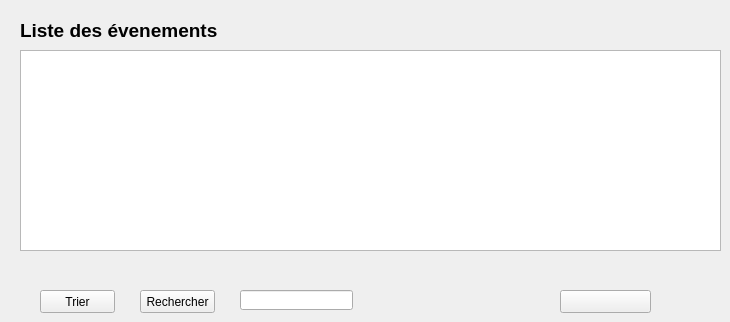
      <widget class="QWidget" name="tab_2">
       <attribute name="title">
        <string>Afficher les evenements</string>
       </attribute>
       <widget class="QLabel" name="label_2">
        <property name="geometry">
         <rect>
          <x>20</x>
          <y>20</y>
          <width>221</width>
          <height>21</height>
         </rect>
        </property>
        <property name="font">
         <font>
          <pointsize>14</pointsize>
          <weight>75</weight>
          <bold>true</bold>
         </font>
        </property>
        <property name="styleSheet">
         <string notr="true">background-image: url(:/new/prefix1/white.jpg);</string>
        </property>
        <property name="text">
         <string>Liste des évenements</string>
        </property>
       </widget>
       <widget class="QPushButton" name="pushButton_11">
        <property name="geometry">
         <rect>
          <x>560</x>
          <y>290</y>
          <width>91</width>
          <height>23</height>
         </rect>
        </property>
        <property name="styleSheet">
         <string notr="true">background-image: url(:/img/Ressources/fermer.png);
background-image: url(:/new/prefix1/fermer.png);</string>
        </property>
        <property name="text">
         <string/>
        </property>
       </widget>
       <widget class="QTableView" name="tableView_4">
        <property name="geometry">
         <rect>
          <x>20</x>
          <y>50</y>
          <width>701</width>
          <height>201</height>
         </rect>
        </property>
        <property name="styleSheet">
         <string notr="true">background-image: url(:/new/prefix1/white.jpg);</string>
        </property>
       </widget>
       <widget class="QPushButton" name="pushButton_2">
        <property name="geometry">
         <rect>
          <x>40</x>
          <y>290</y>
          <width>75</width>
          <height>23</height>
         </rect>
        </property>
        <property name="styleSheet">
         <string notr="true">background-image: url(:/new/prefix1/white.jpg);</string>
        </property>
        <property name="text">
         <string>Trier</string>
        </property>
       </widget>
       <widget class="QPushButton" name="pushButton_4">
        <property name="geometry">
         <rect>
          <x>140</x>
          <y>290</y>
          <width>75</width>
          <height>23</height>
         </rect>
        </property>
        <property name="styleSheet">
         <string notr="true">background-image: url(:/new/prefix1/white.jpg);</string>
        </property>
        <property name="text">
         <string>Rechercher</string>
        </property>
       </widget>
       <widget class="QLineEdit" name="lineEdit_6">
        <property name="geometry">
         <rect>
          <x>240</x>
          <y>290</y>
          <width>113</width>
          <height>20</height>
         </rect>
        </property>
        <property name="styleSheet">
         <string notr="true">background-image: url(:/new/prefix1/white.jpg);</string>
        </property>
       </widget>
      </widget>
